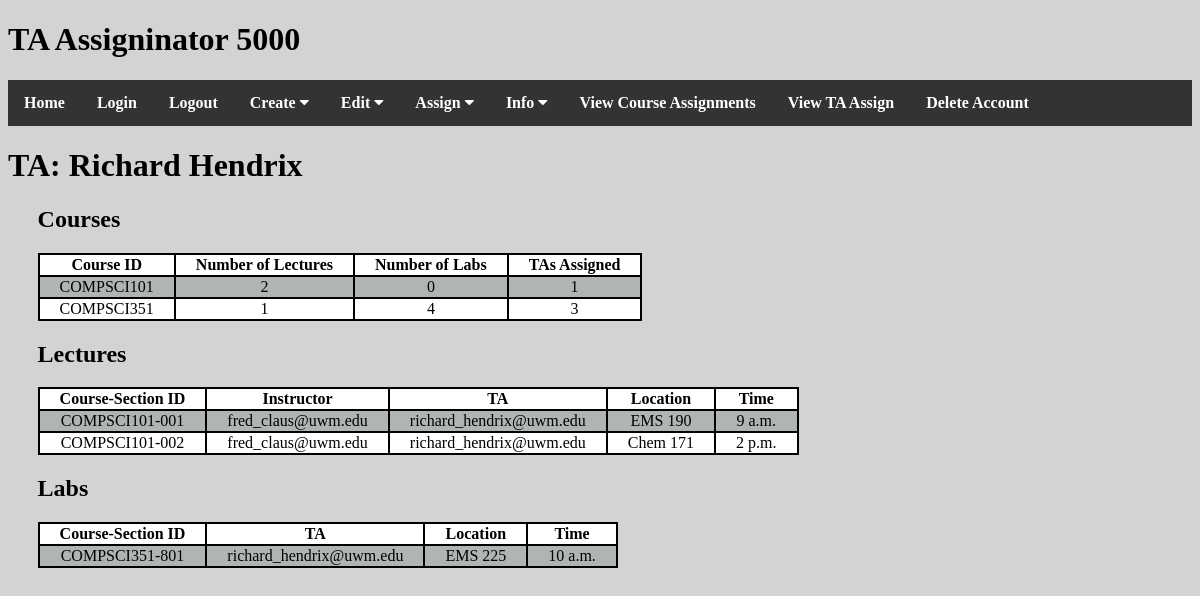
/ta/richard_hendrix@uwm.edu/, run on the app's committed database.
### ta_assign/models.py (models this page shows)
class User(models.Model):
    email = models.CharField(max_length=50)
    password = models.CharField(max_length=20)
    phone = models.CharField(max_length=12, default="000.000.0000")
    name = models.CharField(max_length=50, default="DEFAULT")
    type = models.CharField(max_length=20, default="person")
    isLoggedOn = models.BooleanField(default=False)
    address = models.CharField(max_length=100, default="not set")

class Course(models.Model):
    course_department = models.CharField(max_length=8)
    course_id = models.PositiveSmallIntegerField(default=0)
    course_dept_id = models.CharField(max_length=9)
    num_lectures = models.PositiveSmallIntegerField(default=0)
    num_labs = models.PositiveSmallIntegerField(default=0)
    current_num_TA = models.PositiveSmallIntegerField(default=0)
    current_num_lectures = models.PositiveSmallIntegerField(default=0)
    current_num_labs = models.PositiveSmallIntegerField(default=0)

class Lecture(models.Model):
    instructor = models.CharField(max_length=50, default="no instructor")
    TA = models.CharField(max_length=50, default="no TA")
    course = models.ForeignKey(Course, on_delete=models.CASCADE)
    lecture_section = models.CharField(max_length=3)
    lecture_location = models.CharField(max_length=50, default="NOT SET")
    lecture_time = models.TimeField(default=datetime.time(00, 00))

class Lab(models.Model):
    TA = models.CharField(max_length=50, default="no TA")
    course = models.ForeignKey(Course, on_delete=models.CASCADE)
    lab_section = models.CharField(max_length=3)
    lab_location = models.CharField(max_length=50, default="NOT SET")
    lab_time = models.TimeField(default=datetime.time(00, 00))

### ta_assign/views.py (the view)
# urls.py: url(r'^ta/(?P<ta_email>.+?)/$', TAView.as_view(), name='TA1'),
class TAView(View):
    def get(self, request, **kwargs):
        ta_email = self.kwargs["ta_email"]
        ta = models.User.objects.get(email=ta_email)
        ta_courses = models.TACourse.objects.filter(TA=ta)
        courses = []
        for ta_course in ta_courses:
            courses.append(ta_course.course)
        ta_lectures = models.Lecture.objects.filter(TA=ta.email)
        lectures = []
        for ta_lecture in ta_lectures:
            lectures.append(ta_lecture)
        ta_labs = models.Lab.objects.filter(TA=ta.email)
        labs = []
        for ta_lab in ta_labs:
            labs.append(ta_lab)
        return render(request, 'main/TA.html', {"ta_name": ta.name, "ta": ta, "courses": courses, "labs": labs,
                                                "lectures": lectures})

### templates/main/ta.html
{% extends "base.html" %}
{% block content %}
    <h1>TA: {{ ta_name }}</h1>
    <div class="access_info">
    <h2>Courses</h2>
        <table>
            <tr class="heading">
                <td>Course ID</td>
                <td>Number of Lectures</td>
                <td>Number of Labs</td>
                <td>TAs Assigned</td>
            </tr>
            {% for course in courses %}
            <tr>
                <td>{{ course.course_department }}{{ course.course_id }}</td>
                <td>{{ course.num_lectures }}</td>
                <td>{{ course.num_labs }}</td>
                <td>{{ course.current_num_TA }}</td>
            </tr>
            {% endfor %}
        </table>
        <h2>Lectures</h2>
        <table>
            <tr class="heading">
                <td>Course-Section ID</td>
                <td>Instructor</td>
                <td>TA</td>
                <td>Location</td>
                <td>Time</td>
            </tr>
            {% for lecture in lectures %}
            <tr>
                <td>{{ lecture.course.course_department}}{{ lecture.course.course_id }}-{{ lecture.lecture_section }}</td>
                <td>{{ lecture.instructor }}</td>
                <td>{{ lecture.TA }}</td>
                <td>{{ lecture.lecture_location }}</td>
                <td>{{ lecture.lecture_time }}</td>
            </tr>
            {% endfor %}
        </table>
        <h2>Labs</h2>
        <table>
            <tr class="heading">
                <td>Course-Section ID</td>
                <td>TA</td>
                <td>Location</td>
                <td>Time</td>
            </tr>
            {% for lab in labs %}
            <tr>
                <td>{{ lab.course.course_department}}{{ lab.course.course_id }}-{{ lab.lab_section }}</td>
                <td>{{ lab.TA }}</td>
                <td>{{ lab.lab_location }}</td>
                <td>{{ lab.lab_time }}</td>
            </tr>
            {% endfor %}
        </table>
    </div>
{% endblock content %}

### static/css/style.css (style rules this page uses)
body { background: lightgray; font-family: "Trebuchet MS"; }
.access_info { width: 95%; margin: auto; }
.access_info table { border: 1px solid black; border-spacing: 0; }
.access_info td { border: 1px solid black; padding-left: 20px; padding-right: 20px; text-align: center; }
.access_info tr:nth-child(even) { background-color: #b1b4b5; }
.access_info tr:nth-child(odd) { background-color: #ffffff; }
.heading { font-weight: bold; }

### data on the page
User: name "Richard Hendrix"
Course: course_department "COMPSCI", course_id "101", num_lectures "2", num_labs "0", current_num_TA "1"
Course: course_department "COMPSCI", course_id "351", num_lectures "1", num_labs "4", current_num_TA "3"
Lecture: course.course_department "COMPSCI", course.course_id "101", lecture_section "001", instructor "fred_claus@uwm.edu", TA "richard_hendrix@uwm.edu", lecture_location "EMS 190", lecture_time "9 a.m."
Lecture: course.course_department "COMPSCI", course.course_id "101", lecture_section "002", instructor "fred_claus@uwm.edu", TA "richard_hendrix@uwm.edu", lecture_location "Chem 171", lecture_time "2 p.m."
Lab: course.course_department "COMPSCI", course.course_id "351", lab_section "801", TA "richard_hendrix@uwm.edu", lab_location "EMS 225", lab_time "10 a.m."
